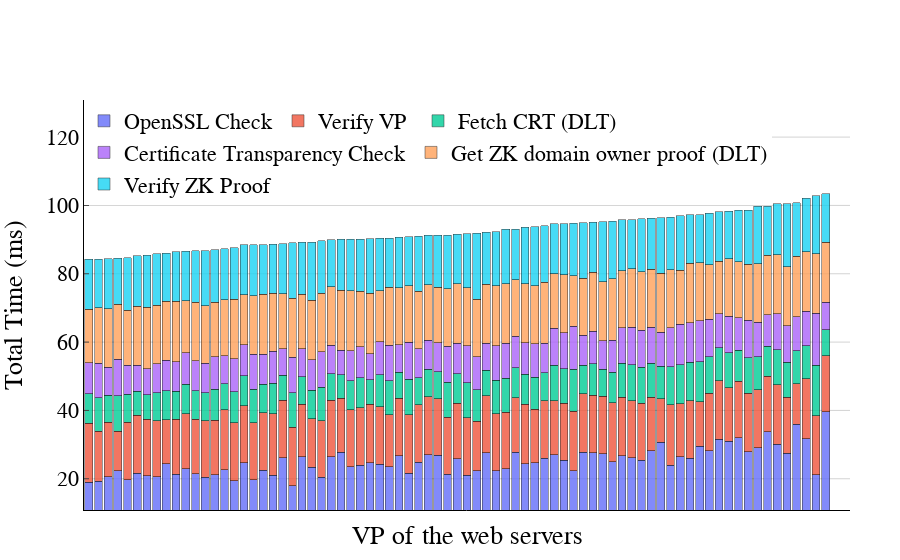

The cell this chart's notebook holds for it:
### Code cell
from scipy.stats import zscore

df = pd.read_csv("../perf2/ZK/P3-DPKI-local.csv")
df2 = pd.read_csv("../perf/P3-DPKI.csv")
df2 = df2[df2['Flag'] == 'OK']
dfOSSL=df2[['CommName','VerCRTTime']]
dfOSSL = dfOSSL.dropna()
dfOSSL = dfOSSL.groupby('CommName').mean()

#Only OK responses and numerical columns
df = df[df['Flag'] == 'OK']
df = df.drop(columns=['Flag', 'VerVPRes', 'VerCRTRes'])

#--------------------------Clean from outliers--------------------------
#z_scores = zscore(df['VerVPTime'])
#threshold = 4.5
#cleanedDF = df[(z_scores < threshold)]

cleanedDF = df.groupby('CommName').mean()

dfMerged=pd.merge(dfOSSL, cleanedDF, on="CommName")

dfSizeVP = dfMerged.sort_values(by='sizeVP')

dfSizeVP['total'] = dfSizeVP[['VerCRTTime','VerVPTime','getCRTtime','VerCTTime', 'getProof','verifyProof']].sum(axis=1)
print(dfSizeVP['total'].sum())
dfSizeVP = dfSizeVP.sort_values(by='total')
dfSizeVP.reset_index(inplace=True)
dfSizeVP.rename(columns={'index': 'index'}, inplace=True)

# Melt Dataframe
melted_df = dfSizeVP.melt(id_vars='CommName', value_vars=['VerCRTTime','VerVPTime','getCRTtime','VerCTTime', 'getProof','verifyProof'], 
                    var_name='Component', value_name='Value')


color_map = {
    'VerCRTTime': '#2f33a2',
    'VerVPTime': '#7fd3f2',
    'getCRTtime': '#8ae68a',
    'VerCTTime': '#f76d6d',   
    'getProof': '#ffb366',
    'verifyProof': '#f343f6'
}

fig = px.bar(melted_df, x='CommName', y='Value', color='Component',
             labels={'Value': 'Value', 'CommName': 'CommName', 'Component': 'Times'},
             barmode='stack', color_discrete_map=color_map)
fig.update_yaxes(range=[0, 120])

fig.update_layout(
    title_font=dict(size=22, family='Arial', color='black'),
    title_x=0.5,
    plot_bgcolor='white',
    margin=dict(l=50, r=50, t=100, b=50),
    xaxis=dict(title='VP of the web servers', linecolor='black', showgrid=False, showticklabels=False),
    yaxis=dict(title='Total Time (ms)', linecolor='black'),
    legend=dict(title='', bgcolor='white',
        orientation="h",     # horizontal
        x=0.0, y=1.0,        # top-left corner inside the plotting area
        xanchor="left", yanchor="top",
        borderwidth=0,
        font=dict(
        family="Arial",
        size=22,
        color="black"
    )
    )
)

fig.update_layout(
    font=dict(
        family="Arial",
        size=22,
        color="black"
    )
)

fig.update_yaxes(showgrid=True, gridcolor='lightgray',ticks="inside")
 

fig.update_traces(marker=dict(line=dict(color='black', width=0.5)),
                  selector=dict(name='VerCRTTime'),
                  overwrite=True,
                  name='OpenSSL Check', opacity=0.8)
fig.update_traces(marker=dict(line=dict(color='black', width=0.5)),
                  selector=dict(name='VerVPTime'),
                  overwrite=True,
                  name='Verify VP ', opacity=0.8)
fig.update_traces(marker=dict(line=dict(color='black', width=0.5)),
                  selector=dict(name='getCRTtime'),
                  overwrite=True,
                  name='Fetch CRT (DLT)', opacity=0.8)
fig.update_traces(marker=dict(line=dict(color='black', width=0.5)),
                  selector=dict(name='VerCTTime'),
                  overwrite=True,
                  name='Certificate Transparency Check', opacity=0.8)
fig.update_traces(marker=dict(line=dict(color='black', width=0.5)),
                  selector=dict(name='getProof'),
                  overwrite=True,
                  name='Get ZK domain owner proof (DLT)', opacity=0.8)
fig.update_traces(marker=dict(line=dict(color='black', width=0.5)),
                  selector=dict(name='verifyProof'),
                  overwrite=True,
                  name='Verify ZK Proof', opacity=0.8)

fig.show()
fig.write_image("zkVerificationTime.png", width=2000, height=600, scale=3)

### Figure 1 — Plotly figure (JSON) as saved in the notebook; plotly's stock layout.template omitted (floating-point values rounded to 4 significant figures)
{"data": [{"hovertemplate": "Times=VerCRTTime<br>CommName=%{x}<br>Value=%{y}<extra></extra>", "legendgroup": "VerCRTTime", "marker": {"line": {"color": "black", "width": 0.5}}, "name": "OpenSSL Check", "opacity": 0.8, "orientation": "v", "showlegend": true, "textposition": "auto", "type": "bar", "x": ["scan.tech.msc.com", "www.qatarairways.com", "www.emirates.com", "www.priceline.com", "redirects.etihad.com", "www.easyjet.com", "www.spirit.com", "*.pinterest.com", "*.vueling.com", "www.orbitz.com", "zugang.landbb.brandenburg.de", "nytimes.com", "www.makers.com", "*.frontier.com", "airbnb.com", "webredirect.cathaypacific.com", "*.wordpress.com", "www.expedia.com", "forbes.com", "dx-track.com", "cnet.com", "www.singaporeair.com", "www.turkishairlines.com", "*.booking.com", "*.nbcnews.com", "www.bbc.com", "www.alaskaair.com", "zdnet.com", "abcnews.go.com", "*.airberlin.com", "economist.com", "yahoo.com", "ana.co.jp", "apple.com", "pcmag.com", "tripadvisor.com", "*.tumblr.com", "craigslist.org", "secure.fox.com", "*.cntraveller.com", "npr.org", "www.britishairways.com", "editions.espn.com", "time.com", "cnn.com", "airasia.com", "bsbensina.ir", "*.americanninjawarriornation.com", "lufthansa.com", "www.washingtonpost.com", "*.aeroflot.ru", "mashable.com", "*.reddit.com", "fortune.com", "*.garuda-indonesia.com", "online.wsj.com", "norwegian.com", "flysas.com", "internal-redirect-f5.swiss.com", "wmkt1.cirrus.bloomberg.com", "lot.com", "voice-tunnel.lowes.com", "www.netflix.com", "cnbc.com", "*.icelandair.com", "*.austrian.com", "businessinsider.com", "huffpost.com", "wildcard.foxnews.com", "ebay.com", "wizzair.com", "condenast.com", "buzzfeed.com", "theguardian.com", "*.aerlingus.com", "microsoft.com", "www.aa.com", "www.linkedin.com", "us.dd.imdb.com"], "xaxis": "x", "y": [17.35, 19.45, 18.99, 19.29, 20.56, 22.27, 19.73, 21.56, 20.92, 20.63, 24.36, 21.37, 22.92, 21.53, 20.46, 21.1, 22.69, 19.42, 24.73, 19.69, 22.53, 20.99, 26.16, 18.02, 26.46, 23.42, 20.43, 26.45, 27.7, 23.59, 23.91, 24.68, 24.2, 23.52, 26.67, 21.66, 24.78, 26.99, 26.9, 21.32, 25.81, 21.04, 22.37, 27.63, 22.37, 22.91, 27.75, 24.37, 24.67, 26.06, 26.97, 25.46, 22.41, 27.71, 27.62, 27.36, 25.01, 26.7, 26.15, 25.37, 28.23, 30.76, 23.98, 26.45, 25.99, 29.47, 28.13, 31.5, 31.03, 31.97, 27.88, 29.01, 33.72, 30.06, 27.45, 35.94, 31.77, 21.14, 39.66], "yaxis": "y"}, {"hovertemplate": "Times=VerVPTime<br>CommName=%{x}<br>Value=%{y}<extra></extra>", "legendgroup": "VerVPTime", "marker": {"line": {"color": "black", "width": 0.5}}, "name": "Verify VP ", "opacity": 0.8, "orientation": "v", "showlegend": true, "textposition": "auto", "type": "bar", "x": ["scan.tech.msc.com", "www.qatarairways.com", "www.emirates.com", "www.priceline.com", "redirects.etihad.com", "www.easyjet.com", "www.spirit.com", "*.pinterest.com", "*.vueling.com", "www.orbitz.com", "zugang.landbb.brandenburg.de", "nytimes.com", "www.makers.com", "*.frontier.com", "airbnb.com", "webredirect.cathaypacific.com", "*.wordpress.com", "www.expedia.com", "forbes.com", "dx-track.com", "cnet.com", "www.singaporeair.com", "www.turkishairlines.com", "*.booking.com", "*.nbcnews.com", "www.bbc.com", "www.alaskaair.com", "zdnet.com", "abcnews.go.com", "*.airberlin.com", "economist.com", "yahoo.com", "ana.co.jp", "apple.com", "pcmag.com", "tripadvisor.com", "*.tumblr.com", "craigslist.org", "secure.fox.com", "*.cntraveller.com", "npr.org", "www.britishairways.com", "editions.espn.com", "time.com", "cnn.com", "airasia.com", "bsbensina.ir", "*.americanninjawarriornation.com", "lufthansa.com", "www.washingtonpost.com", "*.aeroflot.ru", "mashable.com", "*.reddit.com", "fortune.com", "*.garuda-indonesia.com", "online.wsj.com", "norwegian.com", "flysas.com", "internal-redirect-f5.swiss.com", "wmkt1.cirrus.bloomberg.com", "lot.com", "voice-tunnel.lowes.com", "www.netflix.com", "cnbc.com", "*.icelandair.com", "*.austrian.com", "businessinsider.com", "huffpost.com", "wildcard.foxnews.com", "ebay.com", "wizzair.com", "condenast.com", "buzzfeed.com", "theguardian.com", "*.aerlingus.com", "microsoft.com", "www.aa.com", "www.linkedin.com", "us.dd.imdb.com"], "xaxis": "x", "y": [16.78, 15.71, 17.25, 14.67, 16.01, 11.63, 16.87, 16.96, 16.5, 16.34, 12.91, 16.06, 16.15, 15.91, 16.5, 16.01, 17.45, 16.94, 16.67, 16.64, 16.77, 18.1, 16.8, 17.04, 15.42, 14.13, 16.58, 16.54, 15.88, 16.61, 16.86, 17.08, 16.81, 15.25, 16.85, 17.13, 16.84, 17.02, 16.52, 16.74, 16.27, 16.82, 14.41, 16.59, 16.73, 16.61, 15.91, 17.38, 15.65, 16.7, 15.9, 16.59, 17.32, 17.15, 16.84, 16.77, 17.27, 17.17, 16.62, 16.68, 15.61, 12.6, 17.67, 15.55, 16.89, 13.11, 16.91, 17.22, 15.63, 16.53, 17.11, 17.02, 16.33, 17.51, 16.35, 11.91, 17.47, 17.33, 16.33], "yaxis": "y"}, {"hovertemplate": "Times=getCRTtime<br>CommName=%{x}<br>Value=%{y}<extra></extra>", "legendgroup": "getCRTtime", "marker": {"line": {"color": "black", "width": 0.5}}, "name": "Fetch CRT (DLT)", "opacity": 0.8, "orientation": "v", "showlegend": true, "textposition": "auto", "type": "bar", "x": ["scan.tech.msc.com", "www.qatarairways.com", "www.emirates.com", "www.priceline.com", "redirects.etihad.com", "www.easyjet.com", "www.spirit.com", "*.pinterest.com", "*.vueling.com", "www.orbitz.com", "zugang.landbb.brandenburg.de", "nytimes.com", "www.makers.com", "*.frontier.com", "airbnb.com", "webredirect.cathaypacific.com", "*.wordpress.com", "www.expedia.com", "forbes.com", "dx-track.com", "cnet.com", "www.singaporeair.com", "www.turkishairlines.com", "*.booking.com", "*.nbcnews.com", "www.bbc.com", "www.alaskaair.com", "zdnet.com", "abcnews.go.com", "*.airberlin.com", "economist.com", "yahoo.com", "ana.co.jp", "apple.com", "pcmag.com", "tripadvisor.com", "*.tumblr.com", "craigslist.org", "secure.fox.com", "*.cntraveller.com", "npr.org", "www.britishairways.com", "editions.espn.com", "time.com", "cnn.com", "airasia.com", "bsbensina.ir", "*.americanninjawarriornation.com", "lufthansa.com", "www.washingtonpost.com", "*.aeroflot.ru", "mashable.com", "*.reddit.com", "fortune.com", "*.garuda-indonesia.com", "online.wsj.com", "norwegian.com", "flysas.com", "internal-redirect-f5.swiss.com", "wmkt1.cirrus.bloomberg.com", "lot.com", "voice-tunnel.lowes.com", "www.netflix.com", "cnbc.com", "*.icelandair.com", "*.austrian.com", "businessinsider.com", "huffpost.com", "wildcard.foxnews.com", "ebay.com", "wizzair.com", "condenast.com", "buzzfeed.com", "theguardian.com", "*.aerlingus.com", "microsoft.com", "www.aa.com", "www.linkedin.com", "us.dd.imdb.com"], "xaxis": "x", "y": [7.981, 8.75, 8.648, 9.751, 7.874, 10.36, 8.105, 7.133, 7.209, 8.142, 8.532, 8.202, 8.653, 8.336, 8.236, 9.076, 7.735, 9.179, 8.714, 9.888, 8.383, 8.887, 7.385, 10.08, 7.911, 8.428, 9.84, 7.815, 6.806, 8.433, 8.75, 7.178, 9.375, 9.963, 7.679, 10.38, 7.976, 8.071, 7.954, 10.14, 8.609, 10.31, 9.246, 7.531, 9.686, 9.869, 8.841, 8.847, 9.398, 8.224, 10.37, 10.18, 12.29, 8.347, 9.133, 7.964, 8.949, 9.994, 10.6, 10.55, 10.04, 9.536, 11.06, 11.42, 11.21, 11.62, 10.63, 9.593, 10.21, 9.148, 10.45, 9.646, 8.799, 10.19, 10.32, 9.558, 9.65, 14.77, 7.626], "yaxis": "y"}, {"hovertemplate": "Times=VerCTTime<br>CommName=%{x}<br>Value=%{y}<extra></extra>", "legendgroup": "VerCTTime", "marker": {"line": {"color": "black", "width": 0.5}}, "name": "Certificate Transparency Check", "opacity": 0.8, "orientation": "v", "showlegend": true, "textposition": "auto", "type": "bar", "x": ["scan.tech.msc.com", "www.qatarairways.com", "www.emirates.com", "www.priceline.com", "redirects.etihad.com", "www.easyjet.com", "www.spirit.com", "*.pinterest.com", "*.vueling.com", "www.orbitz.com", "zugang.landbb.brandenburg.de", "nytimes.com", "www.makers.com", "*.frontier.com", "airbnb.com", "webredirect.cathaypacific.com", "*.wordpress.com", "www.expedia.com", "forbes.com", "dx-track.com", "cnet.com", "www.singaporeair.com", "www.turkishairlines.com", "*.booking.com", "*.nbcnews.com", "www.bbc.com", "www.alaskaair.com", "zdnet.com", "abcnews.go.com", "*.airberlin.com", "economist.com", "yahoo.com", "ana.co.jp", "apple.com", "pcmag.com", "tripadvisor.com", "*.tumblr.com", "craigslist.org", "secure.fox.com", "*.cntraveller.com", "npr.org", "www.britishairways.com", "editions.espn.com", "time.com", "cnn.com", "airasia.com", "bsbensina.ir", "*.americanninjawarriornation.com", "lufthansa.com", "www.washingtonpost.com", "*.aeroflot.ru", "mashable.com", "*.reddit.com", "fortune.com", "*.garuda-indonesia.com", "online.wsj.com", "norwegian.com", "flysas.com", "internal-redirect-f5.swiss.com", "wmkt1.cirrus.bloomberg.com", "lot.com", "voice-tunnel.lowes.com", "www.netflix.com", "cnbc.com", "*.icelandair.com", "*.austrian.com", "businessinsider.com", "huffpost.com", "wildcard.foxnews.com", "ebay.com", "wizzair.com", "condenast.com", "buzzfeed.com", "theguardian.com", "*.aerlingus.com", "microsoft.com", "www.aa.com", "www.linkedin.com", "us.dd.imdb.com"], "xaxis": "x", "y": [8.363, 9.133, 9.064, 10.17, 8.251, 10.79, 8.511, 7.559, 7.618, 8.526, 8.952, 8.623, 9.095, 8.749, 8.646, 9.494, 8.163, 9.59, 9.105, 10.28, 8.762, 9.273, 7.751, 10.47, 8.318, 8.803, 10.28, 8.209, 7.173, 8.842, 9.134, 7.579, 9.783, 10.35, 8.061, 10.77, 8.384, 8.497, 8.368, 10.53, 8.999, 10.72, 9.688, 7.892, 10.08, 10.24, 9.205, 9.241, 9.779, 8.62, 10.77, 10.57, 12.68, 8.743, 9.509, 8.334, 9.386, 10.39, 11.0, 10.94, 10.44, 9.931, 11.49, 11.84, 11.64, 12.02, 11.01, 9.992, 10.64, 9.512, 10.89, 10.06, 9.17, 10.61, 10.72, 10.01, 10.09, 15.2, 8.021], "yaxis": "y"}, {"hovertemplate": "Times=getProof<br>CommName=%{x}<br>Value=%{y}<extra></extra>", "legendgroup": "getProof", "marker": {"line": {"color": "black", "width": 0.5}}, "name": "Get ZK domain owner proof (DLT)", "opacity": 0.8, "orientation": "v", "showlegend": true, "textposition": "auto", "type": "bar", "x": ["scan.tech.msc.com", "www.qatarairways.com", "www.emirates.com", "www.priceline.com", "redirects.etihad.com", "www.easyjet.com", "www.spirit.com", "*.pinterest.com", "*.vueling.com", "www.orbitz.com", "zugang.landbb.brandenburg.de", "nytimes.com", "www.makers.com", "*.frontier.com", "airbnb.com", "webredirect.cathaypacific.com", "*.wordpress.com", "www.expedia.com", "forbes.com", "dx-track.com", "cnet.com", "www.singaporeair.com", "www.turkishairlines.com", "*.booking.com", "*.nbcnews.com", "www.bbc.com", "www.alaskaair.com", "zdnet.com", "abcnews.go.com", "*.airberlin.com", "economist.com", "yahoo.com", "ana.co.jp", "apple.com", "pcmag.com", "tripadvisor.com", "*.tumblr.com", "craigslist.org", "secure.fox.com", "*.cntraveller.com", "npr.org", "www.britishairways.com", "editions.espn.com", "time.com", "cnn.com", "airasia.com", "bsbensina.ir", "*.americanninjawarriornation.com", "lufthansa.com", "www.washingtonpost.com", "*.aeroflot.ru", "mashable.com", "*.reddit.com", "fortune.com", "*.garuda-indonesia.com", "online.wsj.com", "norwegian.com", "flysas.com", "internal-redirect-f5.swiss.com", "wmkt1.cirrus.bloomberg.com", "lot.com", "voice-tunnel.lowes.com", "www.netflix.com", "cnbc.com", "*.icelandair.com", "*.austrian.com", "businessinsider.com", "huffpost.com", "wildcard.foxnews.com", "ebay.com", "wizzair.com", "condenast.com", "buzzfeed.com", "theguardian.com", "*.aerlingus.com", "microsoft.com", "www.aa.com", "www.linkedin.com", "us.dd.imdb.com"], "xaxis": "x", "y": [17.89, 15.87, 15.74, 16.22, 17.11, 15.99, 16.09, 17.27, 18.01, 17.19, 17.19, 17.69, 15.21, 17.17, 16.75, 16.05, 16.39, 17.47, 14.68, 17.03, 17.58, 16.98, 16.01, 17.28, 15.96, 17.44, 17.11, 17.24, 17.62, 17.57, 16.15, 17.82, 14.81, 16.95, 16.67, 16.52, 16.83, 16.16, 16.31, 16.83, 17.32, 16.96, 16.82, 17.28, 17.6, 17.48, 16.55, 17.25, 16.93, 17.95, 16.02, 16.92, 14.69, 16.81, 17.3, 17.27, 17.9, 16.57, 17.04, 17.06, 17.03, 17.4, 16.95, 15.71, 17.4, 16.97, 15.96, 15.39, 16.93, 16.35, 16.52, 17.19, 17.34, 17.18, 17.23, 17.65, 17.41, 17.4, 17.56], "yaxis": "y"}, {"hovertemplate": "Times=verifyProof<br>CommName=%{x}<br>Value=%{y}<extra></extra>", "legendgroup": "verifyProof", "marker": {"line": {"color": "black", "width": 0.5}}, "name": "Verify ZK Proof", "opacity": 0.8, "orientation": "v", "showlegend": true, "textposition": "auto", "type": "bar", "x": ["scan.tech.msc.com", "www.qatarairways.com", "www.emirates.com", "www.priceline.com", "redirects.etihad.com", "www.easyjet.com", "www.spirit.com", "*.pinterest.com", "*.vueling.com", "www.orbitz.com", "zugang.landbb.brandenburg.de", "nytimes.com", "www.makers.com", "*.frontier.com", "airbnb.com", "webredirect.cathaypacific.com", "*.wordpress.com", "www.expedia.com", "forbes.com", "dx-track.com", "cnet.com", "www.singaporeair.com", "www.turkishairlines.com", "*.booking.com", "*.nbcnews.com", "www.bbc.com", "www.alaskaair.com", "zdnet.com", "abcnews.go.com", "*.airberlin.com", "economist.com", "yahoo.com", "ana.co.jp", "apple.com", "pcmag.com", "tripadvisor.com", "*.tumblr.com", "craigslist.org", "secure.fox.com", "*.cntraveller.com", "npr.org", "www.britishairways.com", "editions.espn.com", "time.com", "cnn.com", "airasia.com", "bsbensina.ir", "*.americanninjawarriornation.com", "lufthansa.com", "www.washingtonpost.com", "*.aeroflot.ru", "mashable.com", "*.reddit.com", "fortune.com", "*.garuda-indonesia.com", "online.wsj.com", "norwegian.com", "flysas.com", "internal-redirect-f5.swiss.com", "wmkt1.cirrus.bloomberg.com", "lot.com", "voice-tunnel.lowes.com", "www.netflix.com", "cnbc.com", "*.icelandair.com", "*.austrian.com", "businessinsider.com", "huffpost.com", "wildcard.foxnews.com", "ebay.com", "wizzair.com", "condenast.com", "buzzfeed.com", "theguardian.com", "*.aerlingus.com", "microsoft.com", "www.aa.com", "www.linkedin.com", "us.dd.imdb.com"], "xaxis": "x", "y": [13.88, 14.1, 14.53, 14.22, 14.54, 13.52, 15.31, 14.74, 15.2, 14.96, 14.07, 14.48, 14.62, 15.06, 16.21, 15.25, 14.81, 15.06, 14.58, 14.99, 14.51, 14.4, 14.69, 16.13, 15.1, 17.04, 15.41, 13.71, 14.88, 15.08, 15.36, 15.88, 15.43, 14.39, 14.7, 14.35, 16.1, 14.48, 15.26, 15.78, 14.49, 15.91, 19.26, 15.22, 15.79, 15.89, 14.78, 16.49, 17.41, 16.52, 14.55, 14.95, 15.44, 16.16, 14.68, 17.52, 16.84, 15.0, 14.42, 15.56, 14.86, 16.24, 15.43, 15.94, 14.13, 14.11, 15.03, 14.45, 13.91, 15.04, 15.71, 16.77, 14.41, 14.96, 18.48, 15.65, 15.7, 17.02, 14.18], "yaxis": "y"}], "layout": {"autosize": true, "barmode": "stack", "dragmode": "pan", "font": {"color": "black", "family": "Arial", "size": 22}, "legend": {"bgcolor": "white", "borderwidth": 0, "font": {"color": "black", "family": "Arial", "size": 22}, "orientation": "h", "title": {"text": ""}, "tracegroupgap": 0, "x": 0, "xanchor": "left", "y": 1, "yanchor": "top"}, "margin": {"b": 50, "l": 50, "r": 50, "t": 100}, "plot_bgcolor": "white", "title": {"font": {"color": "black", "family": "Arial", "size": 22}, "x": 0.5}, "xaxis": {"anchor": "y", "autorange": false, "domain": [0, 1], "linecolor": "black", "range": [1.507, 80.51], "showgrid": false, "showticklabels": false, "title": {"text": "VP of the web servers"}, "type": "category"}, "yaxis": {"anchor": "x", "autorange": false, "domain": [0, 1], "gridcolor": "lightgray", "linecolor": "black", "range": [10.86, 130.9], "showgrid": true, "ticks": "inside", "title": {"text": "Total Time (ms)"}, "type": "linear"}}}
